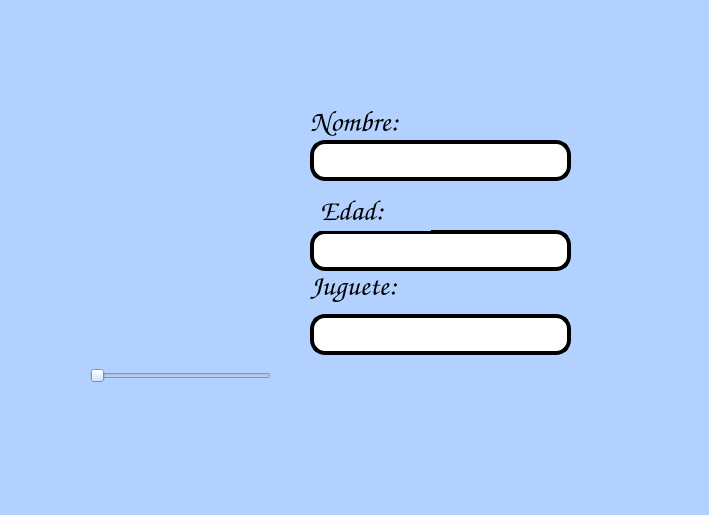
<?xml version="1.0" encoding="UTF-8"?>
<ui version="4.0">
 <class>MainWindow</class>
 <widget class="QMainWindow" name="MainWindow">
  <property name="geometry">
   <rect>
    <x>0</x>
    <y>0</y>
    <width>709</width>
    <height>515</height>
   </rect>
  </property>
  <property name="windowTitle">
   <string>MainWindow</string>
  </property>
  <property name="styleSheet">
   <string notr="true">background-color: rgb(178, 209, 255);</string>
  </property>
  <widget class="QWidget" name="centralwidget">
   <widget class="QLabel" name="imagen">
    <property name="geometry">
     <rect>
      <x>0</x>
      <y>10</y>
      <width>121</width>
      <height>101</height>
     </rect>
    </property>
    <property name="autoFillBackground">
     <bool>false</bool>
    </property>
    <property name="styleSheet">
     <string notr="true"/>
    </property>
    <property name="text">
     <string/>
    </property>
    <property name="pixmap">
     <pixmap resource="../Archivos/Recursos.qrc">:/logos/FIT_logo_vertical.png</pixmap>
    </property>
    <property name="scaledContents">
     <bool>true</bool>
    </property>
   </widget>
   <widget class="QLabel" name="imagen_2">
    <property name="geometry">
     <rect>
      <x>500</x>
      <y>-10</y>
      <width>181</width>
      <height>91</height>
     </rect>
    </property>
    <property name="autoFillBackground">
     <bool>false</bool>
    </property>
    <property name="styleSheet">
     <string notr="true"/>
    </property>
    <property name="text">
     <string/>
    </property>
    <property name="pixmap">
     <pixmap resource="../Archivos/Recursos.qrc">:/logos/log_uat_nuevo.png</pixmap>
    </property>
    <property name="scaledContents">
     <bool>true</bool>
    </property>
   </widget>
   <widget class="QLabel" name="imagen_3">
    <property name="geometry">
     <rect>
      <x>600</x>
      <y>370</y>
      <width>101</width>
      <height>91</height>
     </rect>
    </property>
    <property name="autoFillBackground">
     <bool>false</bool>
    </property>
    <property name="styleSheet">
     <string notr="true"/>
    </property>
    <property name="text">
     <string/>
    </property>
    <property name="pixmap">
     <pixmap resource="../Archivos/Recursos.qrc">:/ejercicios/ContornoTD.jpg</pixmap>
    </property>
    <property name="scaledContents">
     <bool>true</bool>
    </property>
   </widget>
   <widget class="QLabel" name="label_3">
    <property name="geometry">
     <rect>
      <x>310</x>
      <y>260</y>
      <width>161</width>
      <height>51</height>
     </rect>
    </property>
    <property name="font">
     <font>
      <family>Comic Sans MS</family>
      <pointsize>22</pointsize>
      <weight>9</weight>
      <italic>false</italic>
      <bold>false</bold>
     </font>
    </property>
    <property name="styleSheet">
     <string notr="true">font: 75 22pt &quot;Comic Sans MS&quot;;</string>
    </property>
    <property name="text">
     <string>Juguete:</string>
    </property>
   </widget>
   <widget class="QLabel" name="imagen_descripcion">
    <property name="geometry">
     <rect>
      <x>90</x>
      <y>130</y>
      <width>181</width>
      <height>201</height>
     </rect>
    </property>
    <property name="styleSheet">
     <string notr="true"/>
    </property>
    <property name="text">
     <string/>
    </property>
    <property name="pixmap">
     <pixmap resource="../Archivos/Recursos.qrc">:/ejercicios/DuckMusic.jpg</pixmap>
    </property>
    <property name="scaledContents">
     <bool>true</bool>
    </property>
   </widget>
   <widget class="QLabel" name="label">
    <property name="geometry">
     <rect>
      <x>310</x>
      <y>106</y>
      <width>161</width>
      <height>31</height>
     </rect>
    </property>
    <property name="font">
     <font>
      <family>Comic Sans MS</family>
      <pointsize>22</pointsize>
      <weight>9</weight>
      <italic>false</italic>
      <bold>false</bold>
     </font>
    </property>
    <property name="styleSheet">
     <string notr="true">font: 75 22pt &quot;Comic Sans MS&quot;;</string>
    </property>
    <property name="text">
     <string>Nombre:</string>
    </property>
   </widget>
   <widget class="QLineEdit" name="txt_nombre">
    <property name="geometry">
     <rect>
      <x>310</x>
      <y>140</y>
      <width>261</width>
      <height>41</height>
     </rect>
    </property>
    <property name="font">
     <font>
      <family>Comic Sans MS</family>
      <pointsize>22</pointsize>
      <weight>9</weight>
      <italic>false</italic>
      <bold>false</bold>
     </font>
    </property>
    <property name="styleSheet">
     <string notr="true">border: 4px solid black;
background-color: rgb(255, 255, 255);
border-radius: 15px;
font: 75 22pt &quot;Comic Sans MS&quot;;</string>
    </property>
    <property name="text">
     <string/>
    </property>
    <property name="alignment">
     <set>Qt::AlignCenter</set>
    </property>
   </widget>
   <widget class="QLineEdit" name="txt_juguete">
    <property name="geometry">
     <rect>
      <x>310</x>
      <y>314</y>
      <width>261</width>
      <height>41</height>
     </rect>
    </property>
    <property name="font">
     <font>
      <family>Comic Sans MS</family>
      <pointsize>22</pointsize>
      <weight>9</weight>
      <italic>false</italic>
      <bold>false</bold>
     </font>
    </property>
    <property name="styleSheet">
     <string notr="true">border: 4px solid black;
background-color: rgb(255, 255, 255);
border-radius: 15px;
font: 75 22pt &quot;Comic Sans MS&quot;;</string>
    </property>
    <property name="text">
     <string/>
    </property>
    <property name="alignment">
     <set>Qt::AlignCenter</set>
    </property>
   </widget>
   <widget class="QLineEdit" name="txt_edad">
    <property name="geometry">
     <rect>
      <x>310</x>
      <y>230</y>
      <width>261</width>
      <height>41</height>
     </rect>
    </property>
    <property name="font">
     <font>
      <family>Comic Sans MS</family>
      <pointsize>22</pointsize>
      <weight>9</weight>
      <italic>false</italic>
      <bold>false</bold>
     </font>
    </property>
    <property name="styleSheet">
     <string notr="true">border: 4px solid black;
background-color: rgb(255, 255, 255);
border-radius: 15px;
font: 75 22pt &quot;Comic Sans MS&quot;;</string>
    </property>
    <property name="text">
     <string/>
    </property>
    <property name="alignment">
     <set>Qt::AlignCenter</set>
    </property>
   </widget>
   <widget class="QSlider" name="selectorImagen">
    <property name="geometry">
     <rect>
      <x>90</x>
      <y>350</y>
      <width>181</width>
      <height>51</height>
     </rect>
    </property>
    <property name="orientation">
     <enum>Qt::Horizontal</enum>
    </property>
   </widget>
   <widget class="QLabel" name="label_2">
    <property name="geometry">
     <rect>
      <x>320</x>
      <y>190</y>
      <width>111</width>
      <height>41</height>
     </rect>
    </property>
    <property name="font">
     <font>
      <family>Comic Sans MS</family>
      <pointsize>22</pointsize>
      <weight>9</weight>
      <italic>false</italic>
      <bold>false</bold>
     </font>
    </property>
    <property name="styleSheet">
     <string notr="true">font: 75 22pt &quot;Comic Sans MS&quot;;</string>
    </property>
    <property name="text">
     <string>Edad:</string>
    </property>
   </widget>
  </widget>
  <widget class="QMenuBar" name="menubar">
   <property name="geometry">
    <rect>
     <x>0</x>
     <y>0</y>
     <width>709</width>
     <height>26</height>
    </rect>
   </property>
  </widget>
  <widget class="QStatusBar" name="statusbar"/>
 </widget>
 <resources>
  <include location="../Archivos/Recursos.qrc"/>
 </resources>
 <connections/>
</ui>
